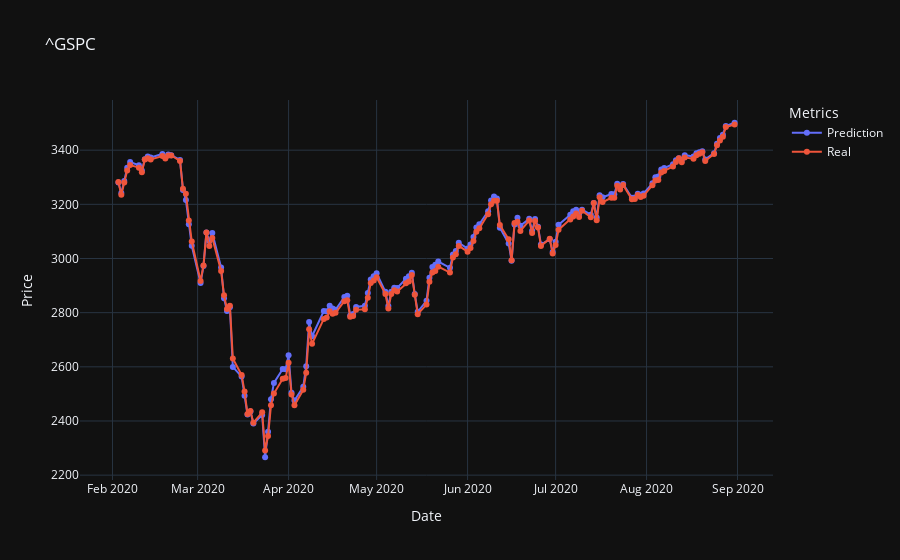
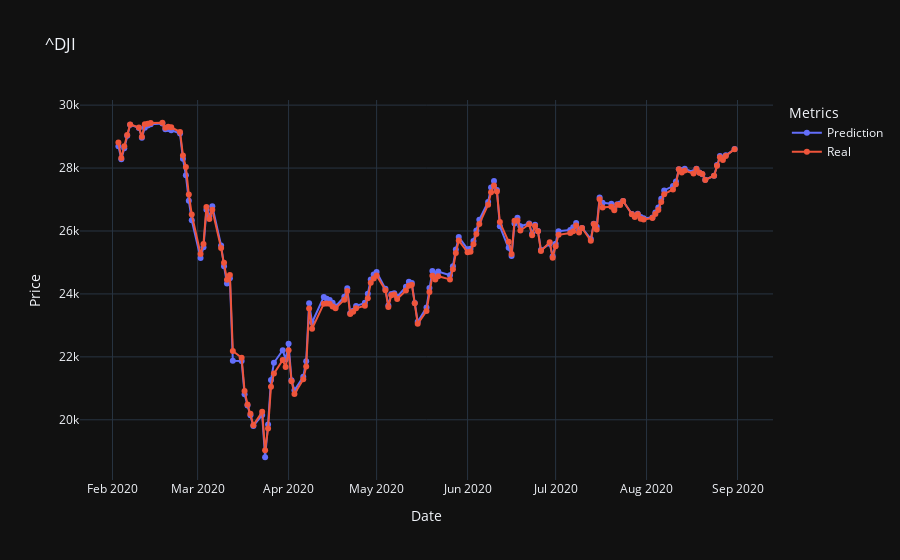

These figures' notebook cell, in order:
### Code cell
from src.data.make_dataset import load_list, get_stock_data
from src.models.StockModel import StockModel
window_size = 20
start_date = '2020-01-01'
end_date = '2020-09-01'
feature_columns = ['Close', 'Open', 'Volume', 'Range', 'Gap', 'RSI', 'MACD']
target = "Open"

# Test data
test_data = get_stock_data(["^GSPC", "^DJI"], "1d", start_date, end_date)

stock_model = StockModel(window_size=window_size, feature_columns=feature_columns, target_name=target, export=False)
stock_model.load("final_models/1-64")

metrics_dict, mean_metrics = stock_model.evaluate_many(test_data, graph=True)
print(metrics_dict)
print(mean_metrics)

### Figure 1 — Plotly figure (JSON) as saved in the notebook; plotly's stock layout.template omitted (floating-point values rounded to 4 significant figures; data arrays with more than 128 entries replaced by an {"elided": "..."} marker saying what was removed)
{"data": [{"mode": "lines+markers", "name": "Prediction", "type": "scatter", "x": {"elided": "147 str values"}, "y": {"elided": "147 float values"}}, {"mode": "lines+markers", "name": "Real", "type": "scatter", "x": {"elided": "147 str values"}, "y": {"elided": "147 float values"}}], "layout": {"autosize": true, "legend": {"title": {"text": "Metrics"}}, "title": {"text": "^GSPC"}, "xaxis": {"autorange": true, "range": ["2020-01-20 14:18:30.6611", "2020-09-13 09:41:29.3389"], "title": {"text": "Date"}, "type": "date"}, "yaxis": {"autorange": true, "range": [2164.0, 3603.0], "title": {"text": "Price"}, "type": "linear"}}}

### Figure 2 — Plotly figure (JSON) as saved in the notebook; plotly's stock layout.template omitted (floating-point values rounded to 4 significant figures; data arrays with more than 128 entries replaced by an {"elided": "..."} marker saying what was removed)
{"data": [{"mode": "lines+markers", "name": "Prediction", "type": "scatter", "x": {"elided": "147 str values"}, "y": {"elided": "147 float values"}}, {"mode": "lines+markers", "name": "Real", "type": "scatter", "x": {"elided": "147 str values"}, "y": {"elided": "147 float values"}}], "layout": {"autosize": true, "legend": {"title": {"text": "Metrics"}}, "title": {"text": "^DJI"}, "xaxis": {"autorange": true, "range": ["2020-01-20 14:18:30.6611", "2020-09-13 09:41:29.3389"], "title": {"text": "Date"}, "type": "date"}, "yaxis": {"autorange": true, "range": [17930.0, 30320.0], "title": {"text": "Price"}, "type": "linear"}}}
